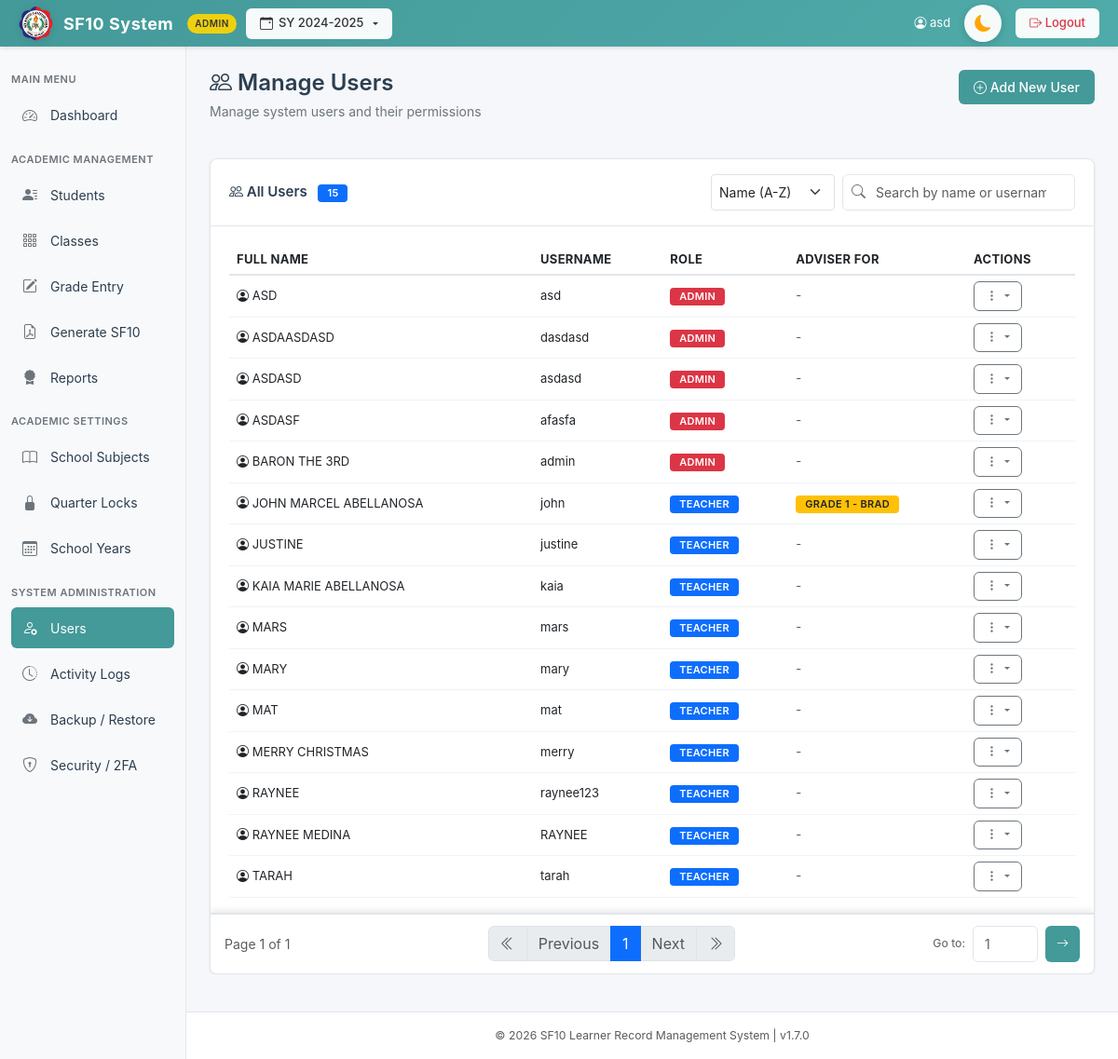
Page /pages/users.php (signed in) on the committed database.
### tables this page shows
CREATE TABLE `users` (
  `id` int(11) NOT NULL AUTO_INCREMENT,
  `username` varchar(50) NOT NULL,
  `password` varchar(255) NOT NULL,
  `full_name` varchar(100) NOT NULL,
  `role` enum('admin','teacher') NOT NULL,
  `school_name` varchar(255) DEFAULT NULL,
  `school_id` varchar(50) DEFAULT NULL,
  `district` varchar(100) DEFAULT NULL,
  `division` varchar(100) DEFAULT NULL,
  `region` varchar(100) DEFAULT NULL,
  `subject_id` int(11) DEFAULT NULL COMMENT 'For subject teachers - which subject they teach',
  `created_at` timestamp NOT NULL DEFAULT current_timestamp(),
  `totp_secret` varchar(255) DEFAULT NULL,
  `2fa_on_login` tinyint(1) DEFAULT 0,
  `remember_token` varchar(255) DEFAULT NULL,
  PRIMARY KEY (`id`),
  UNIQUE KEY `username` (`username`),
  KEY `fk_users_subject` (`subject_id`),
  CONSTRAINT `fk_users_subject` FOREIGN KEY (`subject_id`) REFERENCES `subjects` (`id`) ON DELETE SET NULL ON UPDATE CASCADE
);

### pages/users.php (the view, shortened to what this page needs)
<?php
include "../includes/db.php";
include "../templates/header.php";
$current_school_year_id = $_SESSION['school_year_id'] ?? null;
if ($current_school_year_id) {
    $sy_filter = "AND ta.school_year_id = " . intval($current_school_year_id);
} else {
    $sy_filter = "AND 1=0";
}
$search = $_GET['search'] ?? '';
$sort = $_GET['sort'] ?? 'name-asc';
$page = isset($_GET['page']) ? max(1, (int)$_GET['page']) : 1;
$items_per_page = 20;
$where_conditions = [];
$params = [];
$types = "";
$where_sql = !empty($where_conditions) ? "WHERE " . implode(" AND ", $where_conditions) : "";
$order_sql = "";
$search_order_params = [];
$search_order_types = "";
switch ($sort) {
    case 'name-asc': $order_sql .= "u.full_name ASC"; break;
}
$count_query = "SELECT COUNT(DISTINCT u.id) as total FROM users u $where_sql";
$stmt_count = $conn->prepare($count_query);
$stmt_count->execute();
$total_users = $stmt_count->get_result()->fetch_assoc()['total'];
$total_pages = ceil($total_users / $items_per_page);
$page = max(1, min($total_pages, $page));
$offset = ($page - 1) * $items_per_page;
$users_query = "SELECT u.*,
                GROUP_CONCAT(DISTINCT CASE WHEN ta.assignment_type = 'adviser'
                    THEN CONCAT('Grade ', ta.grade_level, ' - ', ta.section) END) as adviser_info,
                GROUP_CONCAT(DISTINCT CASE WHEN ta.assignment_type = 'subject'
                    THEN CONCAT(s.subject_name, ' (G', ta.grade_level, '-', ta.section, ')') END SEPARATOR ', ') as subject_info
                FROM users u
                LEFT JOIN teacher_assignments ta ON u.id = ta.teacher_id $sy_filter
                LEFT JOIN subjects s ON ta.subject_id = s.id
                $where_sql
                GROUP BY u.id
                ORDER BY $order_sql
                LIMIT ? OFFSET ?";
$stmt_users = $conn->prepare($users_query);
$final_types = $types . $search_order_types . "ii";
$final_params = array_merge($params, $search_order_params, [$items_per_page, $offset]);
$stmt_users->bind_param($final_types, ...$final_params);
$stmt_users->execute();
$users = $stmt_users->get_result();
?>
<div class="d-flex justify-content-between align-items-start mb-4">
    <div class="page-header mb-0">
        <h2><i class="bi bi-people"></i> Manage Users</h2>
        <p class="subtitle">Manage system users and their permissions</p>
    </div>
    <a href="add_user.php" class="btn btn-primary">
        <i class="bi bi-plus-circle"></i> Add New User
    </a>
</div>
<div class="card" id="usersTableCard">
  <div class="card-header d-flex justify-content-between align-items-center">
    <span>
      <i class="bi bi-people"></i> All Users
      <span class="badge bg-primary ms-2" id="userCount"><?= number_format($total_users) ?></span>
    </span>
    <div class="d-flex gap-2">
      <select id="sortUsers" class="form-select form-select-sm" style="width: auto;">
        <option value="name-asc" <?= $sort === 'name-asc' ? 'selected' : '' ?>>Name (A-Z)</option>
      </select>
      <div style="position: relative; width: 250px;">
        <input type="text" class="form-control form-control-sm" id="userSearch" placeholder="Search by name or username..." value="<?= htmlspecialchars($search) ?>" style="padding-left: 35px; padding-right: 30px;">
      </div>
    </div>
  </div>
  <div class="card-body">
    <div class="table-responsive">
      <table class="table table-hover mb-0" id="usersTable">
        <thead>
          <tr>
            <th>Full Name</th>
            <th>Username</th>
            <th>Role</th>
            <th>Adviser For</th>
            <th>Actions</th>
          </tr>
        </thead>
        <tbody>
          <?php if ($users->num_rows > 0): ?>
            <?php while($u = $users->fetch_assoc()): ?>
            <tr class="user-row">
              <td>
                <i class="bi bi-person-circle"></i> <?= htmlspecialchars(strtoupper($u['full_name'])) ?>
              </td>
              <td><?= htmlspecialchars($u['username']) ?></td>
              <td>
                <?php if ($u['role'] === 'admin'): ?>
                  <span class="badge bg-danger">Admin</span>
                <?php else: ?>
                  <span class="badge bg-primary">Teacher</span>
                <?php endif; ?>
              </td>
              <td>
                <?php if ($u['adviser_info']): ?>
                  <span class="badge bg-warning text-dark"><?= htmlspecialchars($u['adviser_info']) ?></span>
                <?php else: ?>
                  <span class="text-muted">-</span>
                <?php endif; ?>
              </td>
              <td>
                <div class="dropdown" style="position: static;">
                  <button class="btn btn-sm btn-secondary dropdown-toggle" type="button" id="actionsDropdown<?= $u['id'] ?>" data-bs-toggle="dropdown" aria-expanded="false">
                    <i class="bi bi-three-dots-vertical"></i>
                  </button>
                </div>
              </td>
            </tr>
            <?php endwhile; ?>
          <?php endif; ?>
        </tbody>
      </table>
    </div>
  </div>
  <?php if ($total_users > 0): ?>
  <div class="pagination-container">
    <div class="d-flex justify-content-between align-items-center">
      <div class="text-muted">
        Page <?= $page ?> of <?= max(1, $total_pages) ?>
      </div>
      <nav aria-label="Page navigation">
        <ul class="pagination mb-0">
          <li class="page-item <?= $page <= 1 ? 'disabled' : '' ?>">
            <a class="page-link" href="?page=1&search=<?= urlencode($search) ?>&sort=<?= urlencode($sort) ?>" title="First Page">
              <i class="bi bi-chevron-double-left"></i>
            </a>
          </li>
          <li class="page-item <?= $page <= 1 ? 'disabled' : '' ?>">
            <a class="page-link" href="?page=<?= max(1, $page - 1) ?>&search=<?= urlencode($search) ?>&sort=<?= urlencode($sort) ?>">Previous</a>
          </li>
          <?php
          $start_page = max(1, $page - 2);
          $end_page = min(max(1, $total_pages), $start_page + 4);
          $start_page = max(1, $end_page - 4);
          for($i = $start_page; $i <= $end_page; $i++):
          ?>
          <li class="page-item <?= $i == $page ? 'active' : '' ?>">
            <a class="page-link" href="?page=<?= $i ?>&search=<?= urlencode($search) ?>&sort=<?= urlencode($sort) ?>"><?= $i ?></a>
          </li>
          <?php endfor; ?>
          <li class="page-item <?= $page >= $total_pages ? 'disabled' : '' ?>">
            <a class="page-link" href="?page=<?= min($total_pages, $page + 1) ?>&search=<?= urlencode($search) ?>&sort=<?= urlencode($sort) ?>">Next</a>
          </li>
          <li class="page-item <?= $page >= $total_pages ? 'disabled' : '' ?>">
            <a class="page-link" href="?page=<?= max(1, $total_pages) ?>&search=<?= urlencode($search) ?>&sort=<?= urlencode($sort) ?>" title="Last Page">
              <i class="bi bi-chevron-double-right"></i>
            </a>
          </li>
        </ul>
      </nav>
      <div class="d-flex align-items-center gap-2">
        <span class="text-muted small">Go to:</span>
        <form method="GET" class="d-flex gap-2" onsubmit="return validatePageJump()">
          <input type="number"
                 name="page"
                 id="pageJump"
                 class="form-control form-control-sm"
                 style="width: 70px;"
                 min="1"
                 max="<?= max(1, $total_pages) ?>"
                 placeholder="<?= $page ?>"
                 title="Enter page number (1-<?= max(1, $total_pages) ?>)">
          <button type="submit" class="btn btn-sm btn-primary">
            <i class="bi bi-arrow-right"></i>
          </button>
        </form>
      </div>
    </div>
  </div>
  <?php endif; ?>
</div>
<?php include '../templates/footer.php'; ?>

### assets/css/style.css (style rules this page uses)
* { margin: 0; padding: 0; box-sizing: border-box; }
body { background-color: #f5f7fa; font-family: -apple-system, BlinkMacSystemFont, "Segoe UI", Roboto, "Helvetica Neue", Arial, sans-serif; color: #2c3e50; font-size: 14px; overflow-x: hidden; overflow-y: overlay; }
html { overflow-y: overlay; }
:root { --primary-teal: #449999; --primary-teal-dark: #3a8585; --primary-teal-light: #4FABA9; --sidebar-bg: #f8f9fa; --topbar-bg: #449999; --text-dark: #2c3e50; --text-muted: #6c757d; --border-color: #e1e5eb; --card-shadow: 0 1px 3px rgba(0, 0, 0, 0.08); --hover-bg: #f0f2f5; --card-bg: #ffffff; --input-bg: #ffffff; --input-border: #ced4da; --input-text: #212529; }
.page-header { margin-bottom: 25px; }
.page-header h2 { color: var(--text-dark); font-size: 24px; font-weight: 600; margin-bottom: 5px; }
.page-header .subtitle { color: var(--text-muted); font-size: 14px; }
.card { border: 1px solid var(--border-color); border-radius: 8px; box-shadow: var(--card-shadow); background: white; margin-bottom: 20px; }
.card-header { background: white; border-bottom: 1px solid var(--border-color); padding: 16px 20px; font-weight: 600; color: var(--text-dark); font-size: 15px; border-radius: 8px 8px 0 0 !important; }
.card-body { padding: 20px; }
.btn { border-radius: 6px; font-weight: 500; padding: 8px 16px; font-size: 14px; transition: all 0.2s; border: none; }
.btn-primary { background-color: var(--primary-teal); color: white; }
.btn-secondary { background-color: #ffffff !important; border-color: #6c757d; color: #6c757d !important; border-width: 1px; border-style: solid; }
.btn-secondary i { color: #6c757d !important; }
.btn-sm { padding: 5px 12px; font-size: 13px; }
.table { font-size: 13px; }
.table thead { background: #f8f9fa; color: var(--text-dark); font-weight: 600; border-bottom: 2px solid var(--border-color); }
.table thead th { padding: 12px; border: none; font-size: 13px; text-transform: uppercase; letter-spacing: 0.3px; }
.table tbody td { padding: 12px; vertical-align: middle; border-bottom: 1px solid #f0f2f5; }
.form-control { border: 1px solid var(--border-color); border-radius: 6px; padding: 8px 12px; transition: all 0.3s; }
.badge { padding: 4px 10px; border-radius: 4px; font-size: 11px; font-weight: 600; text-transform: uppercase; letter-spacing: 0.3px; }
@media (min-width: 992px) { .table { font-size: 14px; } }

### templates/header.php (style rules this page uses)
html, body { background-color: #f4f7fb; }

### pages/users.php (style rules this page uses)
html, body { overflow: hidden !important; height: 100vh; margin: 0; padding: 0; }
body { display: flex; flex-direction: column; }
#mainContent > * { flex-shrink: 0; }
#usersTableCard { flex: 1 1 auto; display: flex; flex-direction: column; min-height: 0; overflow: hidden; margin-bottom: 0 !important; }
#usersTableCard .card-body { flex: 1 1 auto; display: flex; flex-direction: column; min-height: 0; overflow: hidden; padding-bottom: 1rem !important; }
#usersTableCard .table-responsive { flex: 1 1 auto; min-height: 0; overflow-y: auto !important; overflow-x: hidden; margin-bottom: 0; }
#usersTable { font-size: 13px; width: 100%; margin-bottom: 0; }
#usersTable th, #usersTable td { padding: 6px 8px; }
#usersTable thead { position: sticky; top: 0; z-index: 10; background: var(--card-bg, #fff); }
.pagination-container { flex-shrink: 0; position: sticky; bottom: 0; z-index: 1000; background: var(--card-bg); border-top: 2px solid var(--border-color); padding: 12px 15px; box-shadow: 0 -2px 8px rgba(0,0,0,0.1); }

### rows in the picture
users: full_name "ASD", username "asd", role "ADMIN"
users: full_name "ASDAASDASD", username "dasdasd", role "ADMIN"
users: full_name "ASDASD", username "asdasd", role "ADMIN"
users: full_name "ASDASF", username "afasfa", role "ADMIN"
users: full_name "BARON THE 3RD", username "admin", role "ADMIN"
users: full_name "JOHN MARCEL ABELLANOSA", username "john", role "TEACHER", adviser_info "GRADE 1 - BRAD"
users: full_name "JUSTINE", username "justine", role "TEACHER"
users: full_name "KAIA MARIE ABELLANOSA", username "kaia", role "TEACHER"
users: full_name "MARS", username "mars", role "TEACHER"
users: full_name "MARY", username "mary", role "TEACHER"
users: full_name "MAT", username "mat", role "TEACHER"
users: full_name "MERRY CHRISTMAS", username "merry", role "TEACHER"
users: full_name "RAYNEE", username "raynee123", role "TEACHER"
users: full_name "RAYNEE MEDINA", username "RAYNEE", role "TEACHER"
users: full_name "TARAH", username "tarah", role "TEACHER"

### other values in the picture
$_SESSION['school_year'] "2024-2025"
$user['full_name'] "asd"
$total_users "15"
$page "1"
max(1, $total_pages) "1"
